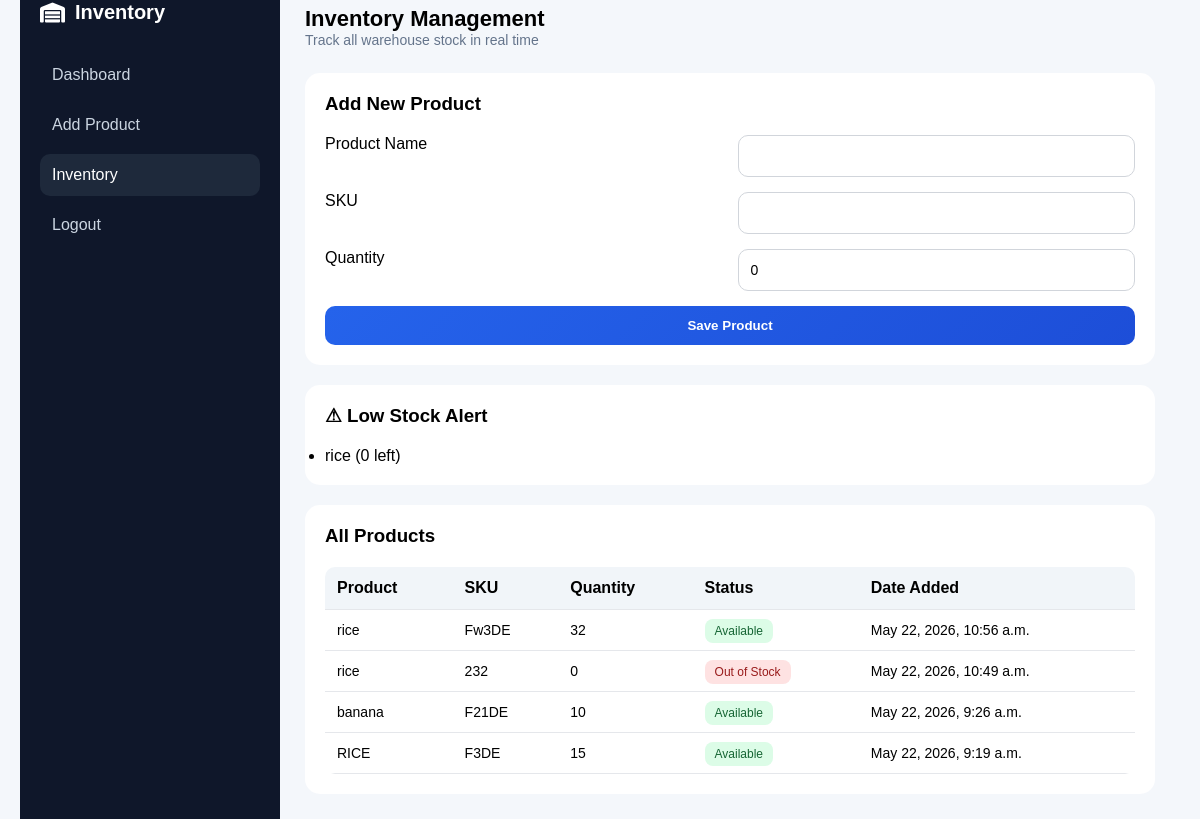
/inventory/ (signed in), run on the app's committed database.
### accounts/models.py (models this page shows, shortened)
class Product(models.Model):
    name = models.CharField(max_length=100)
    sku = models.CharField(max_length=50, unique=True)
    quantity = models.IntegerField(default=0)
    created_at = models.DateTimeField(auto_now_add=True)

### accounts/views.py (the view)
# urls.py: path('inventory/', views.inventory_page, name='inventory'),
def inventory_page(request):
    if not request.user.is_authenticated:
        return redirect('login')
    if request.method == "POST":
        form = ProductForm(request.POST)
        if form.is_valid():
            form.save()
            messages.success(request, "Product added successfully")
            return redirect('inventory')
        else:
          print(form.errors)   # 🔥 ADD THIS
          messages.error(request, form.errors)  # 🔥 SHOW REAL ERROR
    else:
        form = ProductForm()
    products = Product.objects.all().order_by('-created_at')
    low_stock = Product.objects.filter(quantity__lte=5)
    return render(request, 'accounts/inventory.html', {
        'form': form,
        'products': products,
        'low_stock': low_stock
    })

### accounts/forms.py
class ProductForm(forms.ModelForm):
    class Meta:
        model = Product
        fields = ['name', 'sku', 'quantity']

### accounts/templates/accounts/inventory.html (shortened to what this page needs)
{% load static %}
<!DOCTYPE html>
<html>
<head>
  <link rel="stylesheet" href="{% static 'accounts/styles.css' %}">
  <link rel="stylesheet" href="https://cdnjs.cloudflare.com/ajax/libs/font-awesome/6.5.1/css/all.min.css">
</head>
<body>
<div class="layout">
  <aside class="sidebar">
    <div class="brand">
      <i class="fa-solid fa-warehouse"></i>
      <span>Inventory</span>
    </div>
    <nav class="menu">
      <a href="{% url 'dashboard' %}">Dashboard</a>
      <a href="{% url 'add_product' %}">Add Product</a>
      <a class="active" href="{% url 'inventory' %}">Inventory</a>
      <a href="{% url 'logout' %}">Logout</a>
    </nav>
  </aside>
  <main class="main">
    <header class="topbar">
      <div>
        <h2>Inventory Management</h2>
        <p>Track all warehouse stock in real time</p>
      </div>
    </header>
    <section class="panel">
  <h3>Add New Product</h3>
  <form method="POST">
    <label>Product Name</label>
    {{ form.name }}
    <label>SKU</label>
    {{ form.sku }}
    <label>Quantity</label>
    {{ form.quantity }}
    <button type="submit">Save Product</button>
  </form>
</section>
    {% if low_stock %}
    <div class="panel">
      <h3>⚠ Low Stock Alert</h3>
      <ul>
        {% for p in low_stock %}
          <li>{{ p.name }} ({{ p.quantity }} left)</li>
        {% endfor %}
      </ul>
    </div>
    {% endif %}
    <section class="panel">
      <h3>All Products</h3>
      <table>
        <thead>
          <tr>
            <th>Product</th>
            <th>SKU</th>
            <th>Quantity</th>
            <th>Status</th>
            <th>Date Added</th>
          </tr>
        </thead>
        <tbody>
          {% for p in products %}
          <tr>
            <td>{{ p.name }}</td>
            <td>{{ p.sku }}</td>
            <td>{{ p.quantity }}</td>
            <td>
              {% if p.quantity == 0 %}
                <span class="badge danger">Out of Stock</span>
              {% elif p.quantity <= 5 %}
                <span class="badge warning">Low Stock</span>
              {% else %}
                <span class="badge success">Available</span>
              {% endif %}
            </td>
            <td>{{ p.created_at }}</td>
          </tr>
          {% empty %}
          <tr>
            <td colspan="5">No products found</td>
          </tr>
          {% endfor %}
        </tbody>
      </table>
    </section>
  </main>
</div>
</body>
</html>

### accounts/static/accounts/styles.css (style rules this page uses)
* { margin:0; padding:0; box-sizing:border-box; font-family:sytem-ui,Arial, Helvetica, sans-serif; }
body { background:#f4f7fb; min-height:100vh; display:flex; justify-content:center; align-items:center; padding:20px; }
html, body { height:100%; }
.layout { display:flex; width:100%; min-height:100vh; align-items:stretch; }
.sidebar { width:260px; min-height:100vh; background:#0f172a; color:#fff; padding:20px; flex-shrink:0; position:sticky; top:0; }
.brand { display:flex; align-items:center; gap:10px; font-size:20px; font-weight:600; margin-bottom:30px; }
.menu a { display:flex; gap:12px; padding:12px; margin-bottom:8px; color:#cbd5e1; text-decoration:none; border-radius:10px; }
.menu a:hover, .menu a.active { background:#1e293b; color:#fff; }
.main { flex:1; padding:25px; }
.topbar { display:flex; justify-content:space-between; align-items:center; margin-bottom:25px; }
.topbar p { color:#64748b; font-size:14px; }
.panel { margin-top:30px; background:#fff; border-radius:15px; padding:20px; }
table { width:100%; border-collapse:collapse; }
th,td { padding:12px; border-bottom:1px solid #e5e7eb; text-align:left; }
.badge { padding:5px 10px; border-radius:8px; font-size:12px; }
.success { background:#dcfce7;color:#166534; }
.danger { background:#fee2e2;color:#991b1b; }
.topbar h2 { font-size: 22px; font-weight: 700; }
.panel { margin-top: 20px; }
.panel form { display: grid; grid-template-columns: 1fr 1fr; gap: 15px; }
.panel form button { grid-column: span 2; }
.panel h3 { margin-bottom: 20px; }
.panel input { width: 100%; padding: 12px; border: 1px solid #d1d5db; border-radius: 10px; outline: none; transition: 0.3s; font-size: 14px; }
.panel button { background: linear-gradient(135deg, #2563eb, #1d4ed8); color: white; font-weight: 600; padding: 12px; border-radius: 10px; border: none; cursor: pointer; transition: 0.3s; }
table { margin-top: 10px; border-radius: 10px; overflow: hidden; }
th { background: #f1f5f9; font-weight: 600; }
td { font-size: 14px; }

### data on the page
Product: name "rice", quantity "0", sku "232", shows "Out of Stock", created_at "May 22, 2026, 10:49 a.m."
Product: name "rice", sku "Fw3DE", quantity "32", shows "Available", created_at "May 22, 2026, 10:56 a.m."
Product: name "banana", sku "F21DE", quantity "10", shows "Available", created_at "May 22, 2026, 9:26 a.m."
Product: name "RICE", sku "F3DE", quantity "15", shows "Available", created_at "May 22, 2026, 9:19 a.m."
